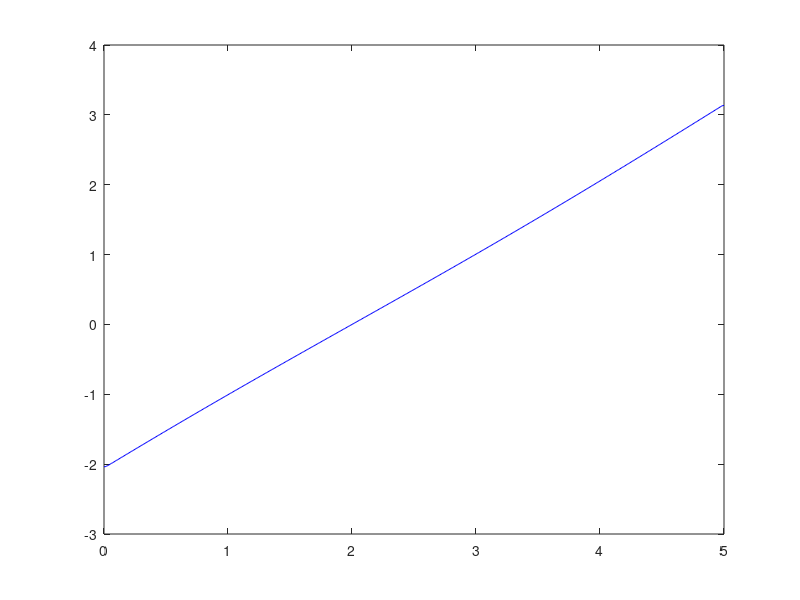

Recreate this plot in MATLAB.
H = zeros(100000, 501);
U = zeros(100000, 501);
r = zeros(1, 501);

for i = 1:501
    H(1, i) = exp((-(((i-1)/100)-2)^2)/0.1);
end

t = 0;
dx = 1/100;
e = 1;
index = 0;

for j = 1:100000
    r = zeros(1, 501);
    for i = 1:501
        r(1, i) = abs(U(j, i)) + sqrt(9.81*H(j, i));
    end
    sr = max(r);
    dt = (e*dx)/sr;
    t= t+dt;

    if t > 1
        index = j;
        break
    end

    for k = 2:500    
        H(j+1, k) = 0.5*(H(j, k+1)+H(j, k-1)) - 0.5*e/sr * (H(j, k+1) * U(j, k+1) - H(j, k-1)*U(j, k-1));
    end

    H(j+1, 1) = H(j+1, 2);
    H(j+1, 501) = H(j+1, 500);
    
    for k = 2:500
        U(j+1, k) = (0.5*(U(j, k+1)*H(j, k+1) + H(j, k-1)*U(j, k-1)) - 0.5*e/sr*(H(j, k+1) * (U(j, k+1)^2) + 0.5*(9.81)*H(j, k+1)^2 - H(j, k-1)*(U(j, k-1))^2 -0.5*9.81*H(j, k-1)^2))/H(j+1, k);
    end

    U(j+1, 1) = U(j+1, 2);
    U(j+1, 501) = U(j+1, 500);
end

x_data = linspace(0, 5, 501);
plot(x_data, H(index, :), 'red')
plot(x_data, U(index, :), 'blue')
